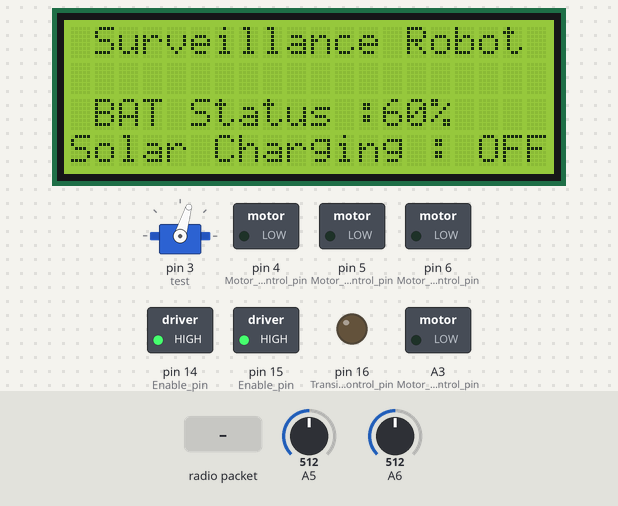
A sketch run on a simulated Arduino Nano, built with avr-gcc and run on an emulated ATmega328P. Parts: servo, 20×4 character LCD, switched loads named in the sketch (green lamp = pin HIGH), output pins drawn as LEDs (lit = HIGH). The inputs (shaded band) are chosen by the test bench; at power-on: A6 = 512, A5 = 512. No radio packets arrive unless stated.

Above: at 3.25 s.
3.3 s: A6 set to 908
4.9 s: A6 set to 938
At 6.49 s:
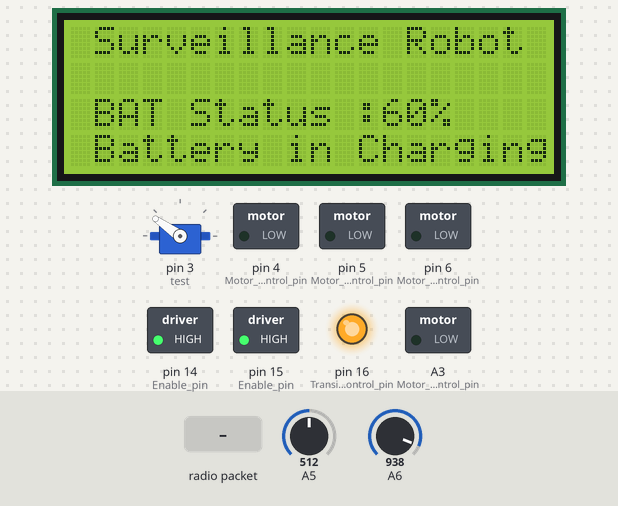
6.5 s: radio packet "up" arrives
At 8.05 s:
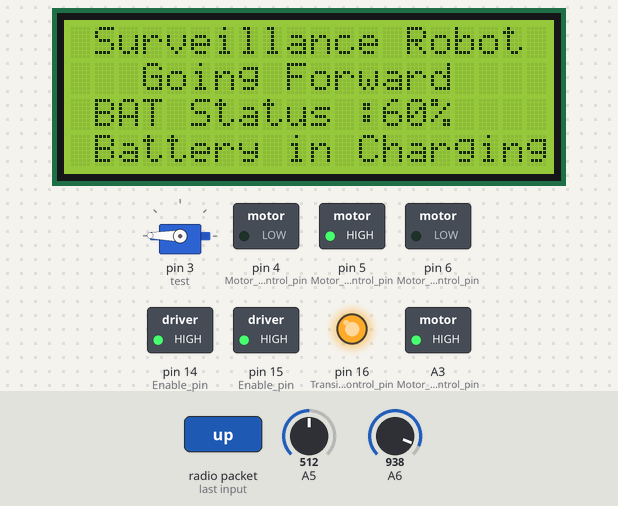
8.1 s: A5 set to 833
At 8.99 s:
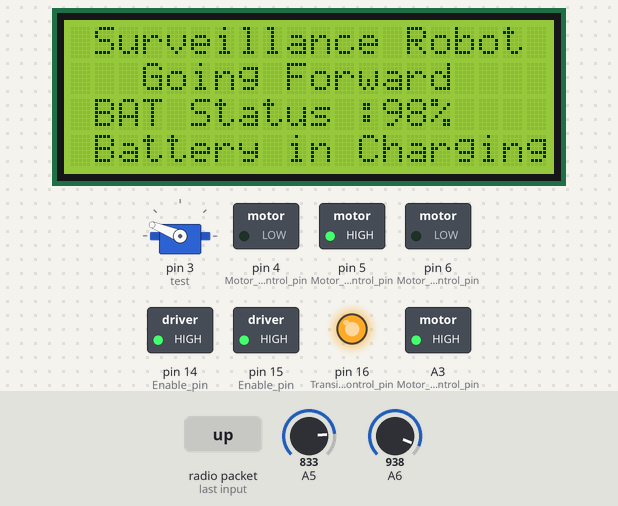
11.1 s: A5 set to 865
At 12.64 s:
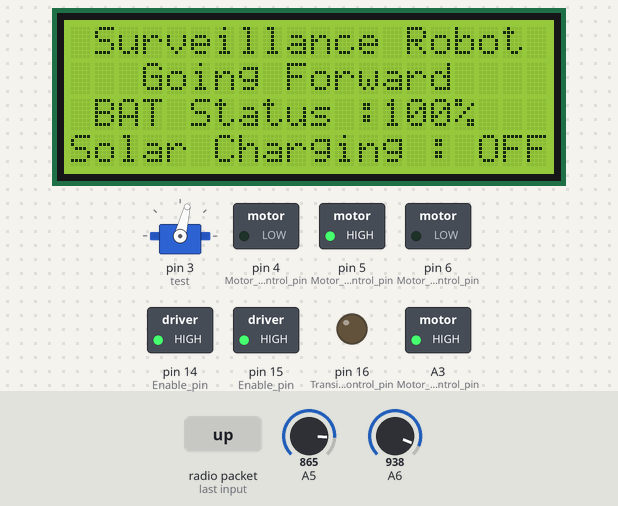
12.7 s: radio packet "down" arrives
At 12.85 s:
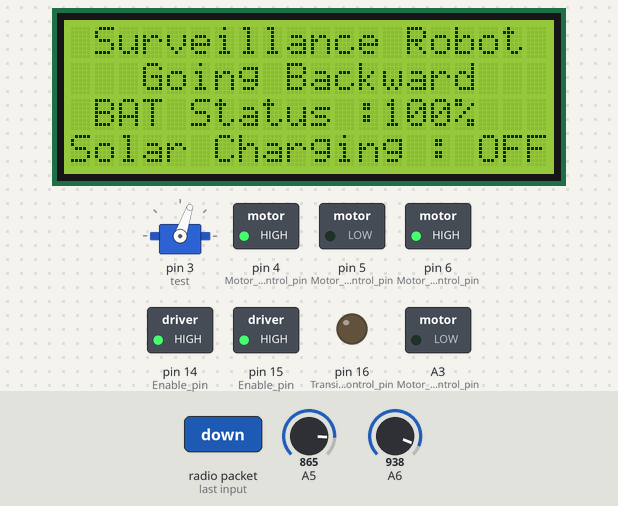
Timing chart, 0 to 21.1 s (numbered marks = the images above; inputs shaded):
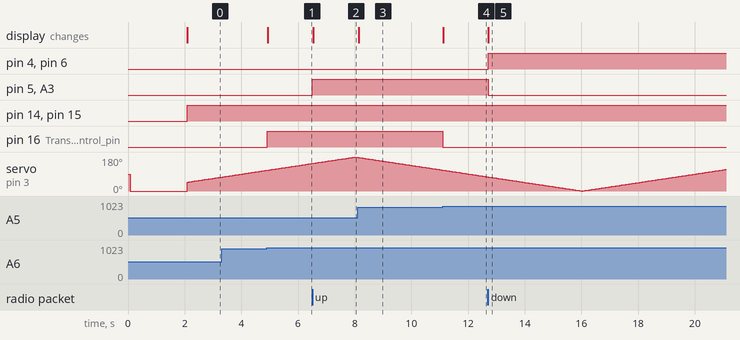

The sketch:

RX.ino
```cpp
#include <SPI.h>
#include <nRF24L01.h>
#include <RF24.h>
#include <Servo.h>
#include <LiquidCrystal.h>
LiquidCrystal lcd(13, 12, 11, 10, 9, A4);  // ( RS, E, D4, D5, D6, D7 )
Servo test;

RF24 radio(7, 8); // CE, CSN
const byte addresses[][6] = {"00001", "00002"};

char data[20] = "";
int X = 0;


int flag_1 = 0;   // Left function
int flag_2 = 0;   // Right function
int flag_3 = 0;   // Battery charge control
int flag_4 = 0;   // Camera direction control
int flag_5 = 0;   // Camera operation transfer control


void setup()
{
  pinMode(15,OUTPUT);    // Enable pin
  pinMode(14,OUTPUT);    // Enable pin
  pinMode(16, OUTPUT);   // Transistor control pin

  pinMode(4,OUTPUT);   // Motor control pin
  pinMode(5,OUTPUT);   // Motor control pin
  pinMode(6,OUTPUT);   // Motor control pin
  pinMode(A3,OUTPUT);  // Motor control pin

  test.attach(3);
  lcd.begin(20, 4);
  lcd.setCursor (0, 0);
  lcd.print("    Welcome to...   ");
  lcd.setCursor (0, 1);
  lcd.print("      American      ");
  lcd.setCursor (0, 2);
  lcd.print("    International   ");
  lcd.setCursor (0, 3);
  lcd.print("Univ. of Bangladesh ");
  test.write(0);
  delay(2000);
  lcd.clear();

  radio.begin();
  //Serial.begin(9600);
  radio.openWritingPipe(addresses[0]); // 00002
  radio.openReadingPipe(1, addresses[1]); // 00001
  radio.setPALevel(RF24_PA_MAX);
}

void loop()
{

  lcd.setCursor (0, 0);
  lcd.print(" Surveillance Robot ");
  lcd.setCursor(0, 2);
  lcd.print(" BAT Status :");

  digitalWrite(15,HIGH);   // Enable B
  digitalWrite(14,HIGH);   // Enable A


//---------------------------------------------------------------------------------Charge control loop-----------------------------------------------------------------------------------------


   {
     int pot_2 = analogRead(A5);                  // Read Battery level as ADC value
     int battery = map(pot_2, 0, 850, 0, 100);    // at ADC 850 - Battery level 100%
     int pot_3 = analogRead(A6);                  // Read Panel level as ADC value
     int panel = map(pot_3, 930, 1023, 90, 100);  // at ADC 930 - Panel level 90%

     if(battery >= 100)
     {
      lcd.setCursor(13, 2);
      lcd.print("100%");
      lcd.setCursor(0, 3);
      lcd.print("Solar Charging : OFF");
      digitalWrite(16, LOW);
      flag_3 = 0;
     }

     else
     {
      lcd.setCursor(13, 2);
      lcd.print(battery);
      lcd.setCursor(15, 2);
      lcd.print("% ");

      if(panel >= 90)
      {
        if(battery > 75 && battery <= 99 && flag_3 == 0)
        {
         digitalWrite(16, LOW);
         lcd.setCursor(0, 3);
         lcd.print("Solar Charging : OFF");
        }

        if(battery <= 75 && flag_3 == 0)
        {
         flag_3 = 1;
        }

        if(flag_3 == 1)
        {
         lcd.setCursor(0, 3);
         lcd.print(" Battery in Charging");
         digitalWrite(16, HIGH);
        }
      }
      else
      {
        digitalWrite(16, LOW);
        lcd.setCursor(0, 3);
        lcd.print("Solar Charging : OFF");
      }
     }

   }


//----------------------------------------------------------------------------- Camera control loop -----------------------------------------------------------------------------------------
  {
    if(flag_5 == 0)
    {
      camera_Rotate();
    }

    if(flag_5 == 1)
    {
      camera_control();
    }
  }

//--------------------------------------------------------------------------------Motor and Display control loop-------------------------------------------------------------------------------

{
  //delay(5);
  radio.startListening();

  String msg = "";
  if ( radio.available())
  {
      while( radio.available())
      {
       radio.read(&data, sizeof(data));
       Serial.println(data);
       msg = data;

       if(msg == "up")
       {
        forward();
        lcd.setCursor (0, 1);
        lcd.print("   Going Forward    ");
       }

       if(msg == "down")
       {
        backward();
        lcd.setCursor (0, 1);
        lcd.print("   Going Backward   ");
       }

       if(msg == "left")
       {
        lcd.setCursor (0, 1);
        lcd.print("     Going Left     ");

        if(flag_1 == 0)
        {
         left();
         delay(1000);
         flag_1 = 1;
        }
        if(flag_1 == 1)
        {
         forward();
        }
       }

       if(msg == "right")
       {
        lcd.setCursor (0, 1);
        lcd.print("    Going Right     ");

        if(flag_2 == 0)
        {
         right();
         delay(1000);
         flag_2 = 1;
        }
        if(flag_2 == 1)
        {
         forward();
        }
       }

       if(msg == "start" )
       {
         flag_5 = 0;
       }

       if(msg == "select")
       {
         flag_5 = 1;
       }

       if(msg == "stop")
       {
        stopmotor();
        flag_1 = 0;    // Reset flag_1
        flag_2 = 0;    // Reset flag_2
        lcd.setCursor (0, 1);
        lcd.print(" Robot is now _ Stop");
       }


     }
  }
}


}   // End of void loop


//-------------------------------------------------------------------------------Sub - Functions for Motor control----------------------------------------------------------------------------


void forward()
{
  digitalWrite(A3,HIGH);
  digitalWrite(6,LOW);
  digitalWrite(5,HIGH);
  digitalWrite(4,LOW);
}


void backward()
{
  digitalWrite(A3,LOW);
  digitalWrite(6,HIGH);
  digitalWrite(5,LOW);
  digitalWrite(4,HIGH);
}


void left()
{
  digitalWrite(A3,HIGH);
  digitalWrite(6,LOW);
  digitalWrite(5,LOW);
  digitalWrite(4,LOW);
}


void right()
{
  digitalWrite(A3,LOW);
  digitalWrite(6,LOW);
  digitalWrite(5,HIGH);
  digitalWrite(4,LOW);
}


void stopmotor()
{
  digitalWrite(A3,LOW);
  digitalWrite(6,LOW);
  digitalWrite(5,LOW);
  digitalWrite(4,LOW);
}


//------------------------------------------------------------------------------ joystick control ---------------------------------------------------------------------------------------------


void camera_control()
{
   radio.read(&X, sizeof(X));
   Serial.println(X);
   test.write(X);
   delay(5);
}


//------------------------------------------------------------------------------------Servo control loop---------------------------------------------------------------------------------------

void camera_Rotate()
{
      int servo;
      int Time = millis();
      int value = abs(Time);
      {

        if( value > 0 && value <= 8000 && flag_4 == 0 )
        {
         servo = map(value, 0, 8000, 0, 180);
         test.write(servo);
        }
        else if(value >= 8001 && value <= 16000 && flag_4 == 0 )
        {
         servo = map(value, 8001, 16000, 180, 0);
         test.write(servo);
        }

        else if(value >= 16001 && value <= 24000 && flag_4 == 0 )
        {
         servo = map(value, 16001, 24000, 0, 180);
         test.write(servo);
        }

        else if(value >= 24001 && value <= 32499 && flag_4 == 0 )
        {
         servo = map(value, 24001, 32499, 180, 0);
         test.write(servo);
        }


        else if(value == 32500 && flag_4 == 0 )
        {
         test.write(0);
         flag_4 = 1;
        }


        if(flag_4 == 1)
        {
         if( value <= 32499 && value >= 24001)
         {
          servo = map(value, 32499, 24001, 0, 180);
          test.write(servo);
         }
         else if(value <= 24000 && value >= 16001)
         {
          servo = map(value, 24000, 16001, 180, 0);
          test.write(servo);
         }

         else if(value <= 16000 && value >= 8001)
         {
          servo = map(value, 16000, 8001, 0, 180);
          test.write(servo);
         }

         else if(value <= 8000 && value >= 1)
         {
          servo = map(value, 8000, 1, 180, 0);
          test.write(servo);
         }
         else if(value == 0)
         {
          test.write(0);
          flag_4 = 0;
         }
        }

      }

   }
```

Measured:
- the behaviour switches between 920 and 921 on A6 (found by bisection; images 0 and 1)
- the behaviour switches between 849 and 850 on A5 (found by bisection; images 3 and 4)
- after the input at 4.9 s, pin 16 (Transistor_control_pin): LOW → HIGH at once; the display: changes at once (image 1)
- after the input at 6.5 s, pin 5 (Motor_control_pin), A3 (Motor_control_pin): LOW → HIGH at once; the display: changes at once (image 2)
- after the input at 8.1 s, the display: changes at once (image 3)
- after the input at 11.1 s, pin 16 (Transistor_control_pin): HIGH → LOW at once; the display: changes at once (image 4)
- after the input at 12.7 s, pin 4 (Motor_control_pin), pin 6 (Motor_control_pin): LOW → HIGH at once; pin 5 (Motor_control_pin), A3 (Motor_control_pin): HIGH → LOW at once; the display: changes at once (image 5)
